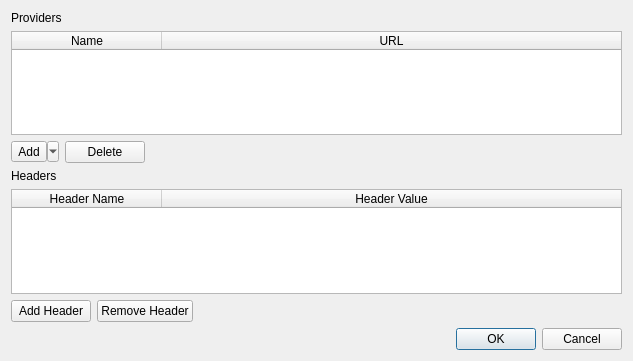
<?xml version="1.0" encoding="UTF-8"?>
<ui version="4.0">
 <class>LlmProviderDialog</class>
 <widget class="QDialog" name="LlmProviderDialog">
  <property name="geometry">
   <rect>
    <x>0</x>
    <y>0</y>
    <width>633</width>
    <height>361</height>
   </rect>
  </property>
  <property name="windowTitle">
   <string>Manage Providers</string>
  </property>
  <layout class="QVBoxLayout" name="verticalLayout">
   <item>
    <widget class="QLabel" name="labelProviders">
     <property name="text">
      <string>Providers</string>
     </property>
    </widget>
   </item>
   <item>
    <widget class="QTableWidget" name="twProviders">
     <property name="selectionMode">
      <enum>QAbstractItemView::SelectionMode::SingleSelection</enum>
     </property>
     <property name="selectionBehavior">
      <enum>QAbstractItemView::SelectionBehavior::SelectRows</enum>
     </property>
     <property name="columnCount">
      <number>2</number>
     </property>
     <attribute name="horizontalHeaderCascadingSectionResizes">
      <bool>true</bool>
     </attribute>
     <attribute name="horizontalHeaderDefaultSectionSize">
      <number>150</number>
     </attribute>
     <attribute name="horizontalHeaderStretchLastSection">
      <bool>true</bool>
     </attribute>
     <attribute name="verticalHeaderVisible">
      <bool>false</bool>
     </attribute>
     <column>
      <property name="text">
       <string>Name</string>
      </property>
     </column>
     <column>
      <property name="text">
       <string>URL</string>
      </property>
     </column>
    </widget>
   </item>
   <item>
    <layout class="QHBoxLayout" name="horizontalLayout_providerButtons">
     <item>
      <widget class="QToolButton" name="btnAddProvider">
       <property name="text">
        <string>Add</string>
       </property>
       <property name="popupMode">
        <enum>QToolButton::ToolButtonPopupMode::MenuButtonPopup</enum>
       </property>
      </widget>
     </item>
     <item>
      <widget class="QPushButton" name="btnDeleteProvider">
       <property name="text">
        <string>Delete</string>
       </property>
      </widget>
     </item>
     <item>
      <spacer name="horizontalSpacer_providers">
       <property name="orientation">
        <enum>Qt::Orientation::Horizontal</enum>
       </property>
       <property name="sizeHint" stdset="0">
        <size>
         <width>40</width>
         <height>20</height>
        </size>
       </property>
      </spacer>
     </item>
    </layout>
   </item>
   <item>
    <widget class="QLabel" name="labelHeaders">
     <property name="text">
      <string>Headers</string>
     </property>
    </widget>
   </item>
   <item>
    <widget class="QTableWidget" name="twHeaders">
     <property name="selectionMode">
      <enum>QAbstractItemView::SelectionMode::SingleSelection</enum>
     </property>
     <property name="selectionBehavior">
      <enum>QAbstractItemView::SelectionBehavior::SelectRows</enum>
     </property>
     <property name="columnCount">
      <number>2</number>
     </property>
     <attribute name="horizontalHeaderCascadingSectionResizes">
      <bool>true</bool>
     </attribute>
     <attribute name="horizontalHeaderDefaultSectionSize">
      <number>150</number>
     </attribute>
     <attribute name="horizontalHeaderStretchLastSection">
      <bool>true</bool>
     </attribute>
     <attribute name="verticalHeaderVisible">
      <bool>false</bool>
     </attribute>
     <column>
      <property name="text">
       <string>Header Name</string>
      </property>
     </column>
     <column>
      <property name="text">
       <string>Header Value</string>
      </property>
     </column>
    </widget>
   </item>
   <item>
    <layout class="QHBoxLayout" name="horizontalLayout_headerButtons">
     <item>
      <widget class="QPushButton" name="btnAddHeader">
       <property name="text">
        <string>Add Header</string>
       </property>
      </widget>
     </item>
     <item>
      <widget class="QPushButton" name="btnRemoveHeader">
       <property name="text">
        <string>Remove Header</string>
       </property>
      </widget>
     </item>
     <item>
      <spacer name="horizontalSpacer_headers">
       <property name="orientation">
        <enum>Qt::Orientation::Horizontal</enum>
       </property>
       <property name="sizeHint" stdset="0">
        <size>
         <width>40</width>
         <height>20</height>
        </size>
       </property>
      </spacer>
     </item>
    </layout>
   </item>
   <item>
    <widget class="QDialogButtonBox" name="buttonBox">
     <property name="orientation">
      <enum>Qt::Orientation::Horizontal</enum>
     </property>
     <property name="standardButtons">
      <set>QDialogButtonBox::StandardButton::Cancel|QDialogButtonBox::StandardButton::Ok</set>
     </property>
    </widget>
   </item>
  </layout>
 </widget>
 <resources/>
 <connections/>
</ui>
